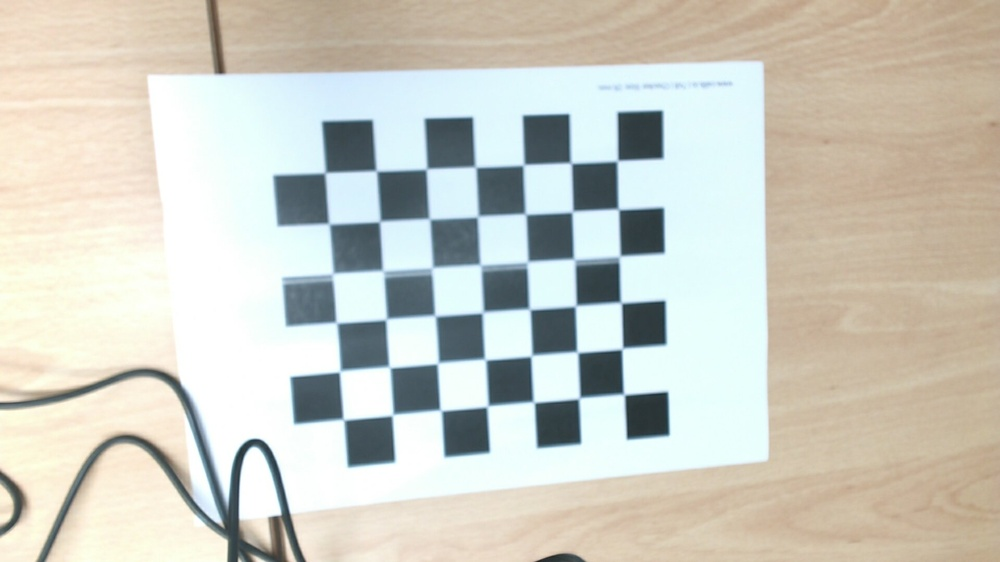
#> input picture TD/TD_Calibration/Photo_from_2025-10-24_08-24-16.316164.jpeg, 1000 x 562 px, shrunk from 1920 x 1080 before the run; its folder holds 4 pictures in this run
$ jupyter execute TD_Calibration.ipynb
#> lines starting #> are read from the running program, lines starting #| are printed output that depends on the picture; after the words box and inside, x2 and y2 are one past the last pixel; in counts of white or black regions, pixels touching at a corner belong together
[cell 1]
import os
os.environ["QT_QPA_PLATFORM_PLUGIN_PATH"] = "/usr/lib/qt/plugins/platforms"
os.environ["QT_QPA_PLATFORM"] = "xcb"

import numpy as np
import cv2 as cv
import glob

# termination criteria
criteria = (cv.TERM_CRITERIA_EPS + cv.TERM_CRITERIA_MAX_ITER, 30, 0.001)

# prepare object points, like (0,0,0), (1,0,0), (2,0,0) ....,(6,5,0)
objp = np.zeros((6*7,3), np.float32)
objp[:,:2] = np.mgrid[0:7,0:6].T.reshape(-1,2) * 25.0

# Arrays to store object points and image points from all the images.
objpoints = [] # 3d point in real world space
imgpoints = [] # 2d points in image plane.

images = glob.glob('*.jpeg')
images.sort()
print("Found images:", images)

[cell 2]
for fname in images:
    img = cv.imread(fname)
#> img is the input picture: shape (562, 1000, 3); mean B, G, R 193.9, 203.8, 204
    gray = cv.cvtColor(img, cv.COLOR_BGR2GRAY)
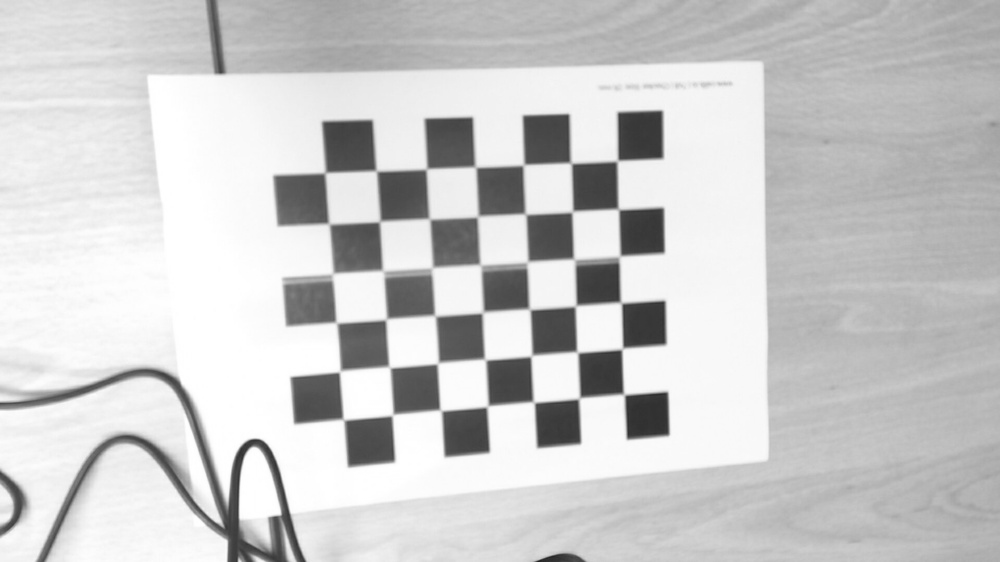
#> gray: shape (562, 1000); min 33, max 255, mean 202.8

    # Find the chess board corners
    ret, corners = cv.findChessboardCorners(gray, (7,6), None)
#> ret = True; corners = 42 rows, first 8: [623.6, 394.7], [579.7, 398.7], [533.5, 402.1], [488.4, 406.5], [440.5, 410], [393.5, 415.3], [342.9, 420.4], [622.5, 349.8]

    # If found, add object points, image points (after refining them)
    if ret == True:
        objpoints.append(objp)

        corners2 = cv.cornerSubPix(gray,corners, (11,11), (-1,-1), criteria)
#> corners2 = 42 rows, first 8: [623.9, 394.4], [579.2, 398.2], [533.8, 402.1], [487.5, 406.3], [440.7, 410.4], [392.5, 415], [343.5, 419.5], [622.2, 348.6]
        imgpoints.append(corners2)

# ...existing code...
        # Draw and display the corners using matplotlib in Jupyter
        cv.drawChessboardCorners(img, (7,6), corners2, ret)
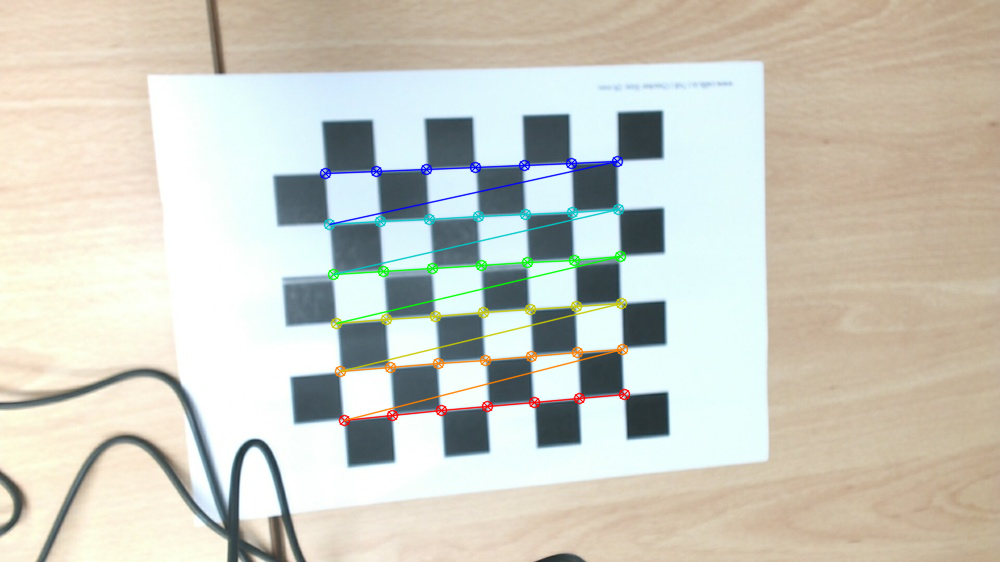
#> img: shape (562, 1000, 3); 2.27% of pixels changed, all inside (x1, y1, x2, y2) = (319, 155, 631, 427)
        import matplotlib.pyplot as plt
        from IPython.display import display, clear_output
        import time

        img_rgb = cv.cvtColor(img, cv.COLOR_BGR2RGB)
        plt.figure(figsize=(6,4))
#> (this line was passed over: IPython is not available in this run)
        plt.imshow(img_rgb)
#> (this line was passed over: IPython is not available in this run)
        plt.axis('off')
#> (this line was passed over: IPython is not available in this run)
        display(plt.gcf())
#> (this line was passed over: IPython is not available in this run)
        plt.close()
        time.sleep(0.5)
        clear_output(wait=True)
#> pass 2 of the loop `for fname in images:`:
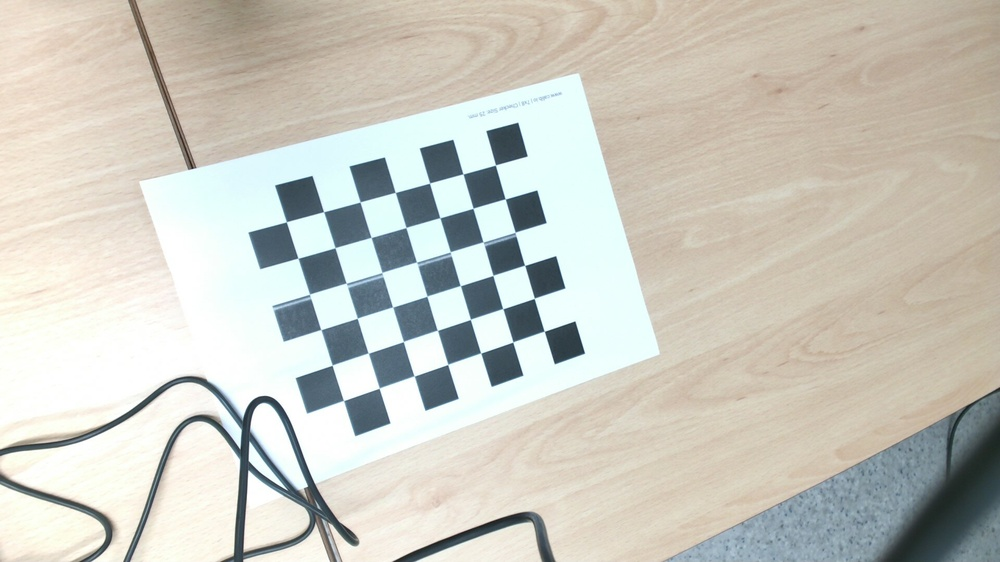
#> input picture TD/TD_Calibration/Photo_from_2025-10-24_08-24-56.764921.jpeg, 1000 x 562 px, shrunk from 1920 x 1080 before the run
#> img is the input picture: shape (562, 1000, 3); mean B, G, R 191.6, 200.8, 201.8
#> `gray = cv.cvtColor(img, cv.COLOR_BGR2GRAY)`:
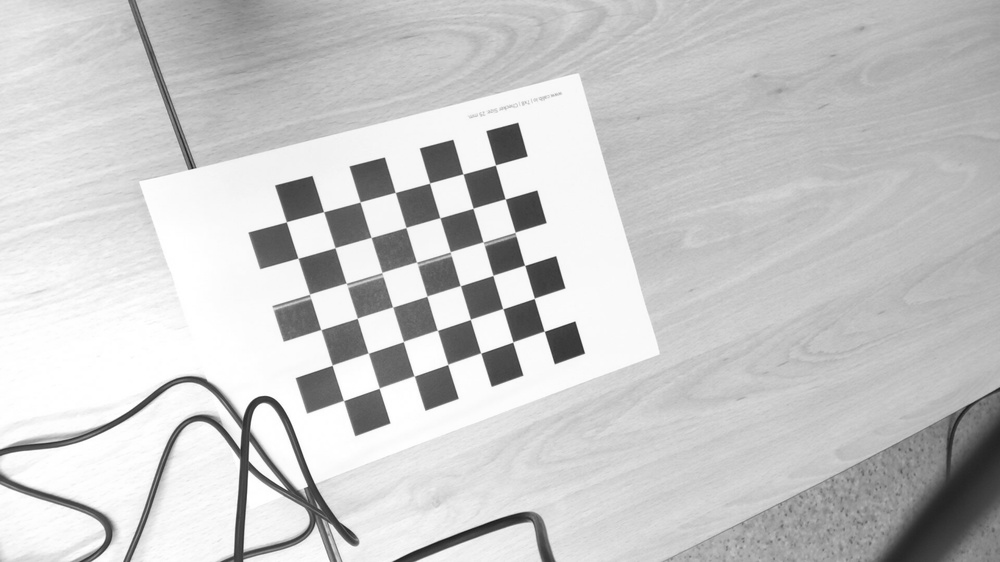
#> gray: shape (562, 1000); min 25, max 255, mean 200.1
#> corners = 42 rows, first 8: [544.3, 331.3], [512.8, 342], [480.8, 353.1], [447.7, 364.4], [414.2, 376], [379.2, 388.2], [343.5, 400.5], [534.3, 298.3]
#> corners2 = 42 rows, first 8: [544.3, 331.2], [512.8, 341.9], [480.8, 353.1], [447.7, 364.3], [414.3, 376], [379.1, 388.1], [343.6, 400.5], [534.3, 298.2]
#> `cv.drawChessboardCorners(img, (7,6), corners2, ret)`:
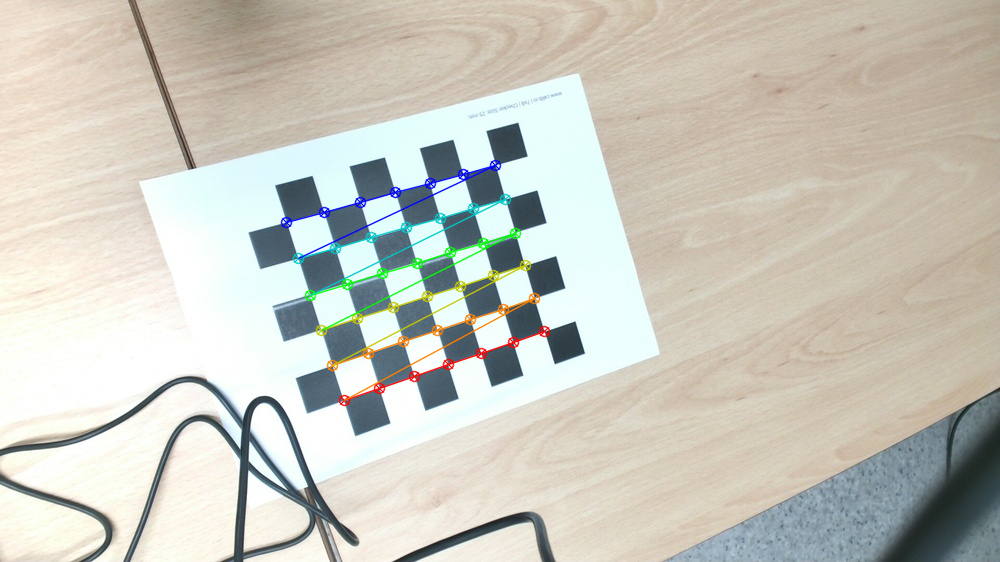
#> img: shape (562, 1000, 3); 1.76% of pixels changed, all inside (x1, y1, x2, y2) = (280, 159, 551, 407)
# ...existing code...
# (supprimer ou ignorer cv.imshow/cv.waitKey/cv.destroyAllWindows())
